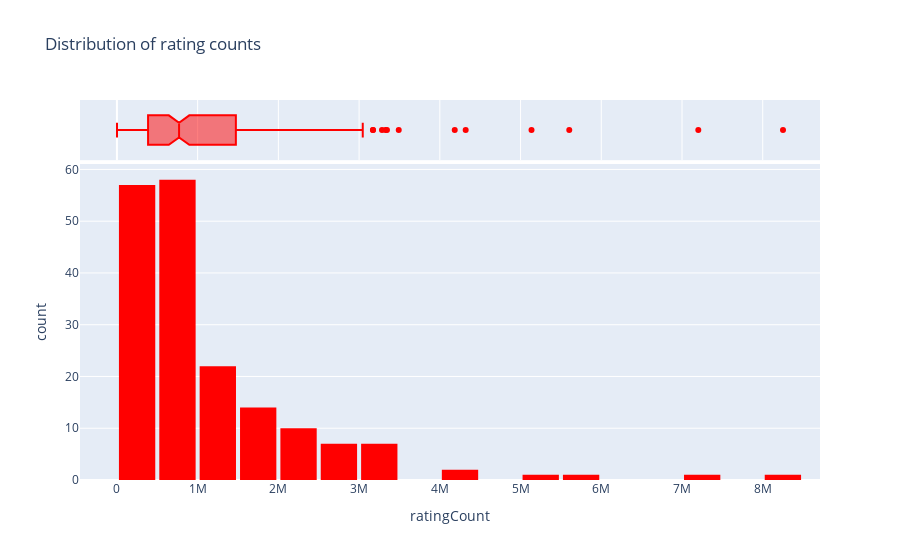

The code cell stored with this chart in its notebook:
### Code cell
fig = px.histogram(clean_df,
                  x = 'rating Count',
                  marginal = 'box',
                   nbins = 20,
                title = 'Distribution of rating counts',
                color_discrete_sequence = ['red']
                )
fig.update_layout(bargap= 0.1)
fig.show()

### Figure 1 — Plotly figure (JSON) as saved in the notebook; plotly's stock layout.template omitted (floating-point values rounded to 4 significant figures; data arrays with more than 128 entries replaced by an {"elided": "..."} marker saying what was removed)
{"data": [{"alignmentgroup": "True", "bingroup": "x", "hovertemplate": "ratingCount=%{x}<br>count=%{y}<extra></extra>", "legendgroup": "", "marker": {"color": "red", "pattern": {"shape": ""}}, "name": "", "nbinsx": 20, "offsetgroup": "", "orientation": "v", "showlegend": false, "type": "histogram", "x": {"elided": "181 int values"}, "xaxis": "x", "yaxis": "y"}, {"alignmentgroup": "True", "hovertemplate": "ratingCount=%{x}<extra></extra>", "legendgroup": "", "marker": {"color": "red"}, "name": "", "notched": true, "offsetgroup": "", "showlegend": false, "type": "box", "x": {"elided": "181 int values"}, "xaxis": "x2", "yaxis": "y2"}], "layout": {"bargap": 0.1, "barmode": "relative", "legend": {"tracegroupgap": 0}, "title": {"text": "Distribution of rating counts"}, "xaxis": {"anchor": "y", "domain": [0, 1], "title": {"text": "ratingCount"}}, "xaxis2": {"anchor": "y2", "domain": [0, 1], "matches": "x", "showgrid": true, "showticklabels": false}, "yaxis": {"anchor": "x", "domain": [0, 0.8316], "title": {"text": "count"}}, "yaxis2": {"anchor": "x2", "domain": [0.8416, 1], "matches": "y2", "showgrid": false, "showline": false, "showticklabels": false, "ticks": ""}}}
